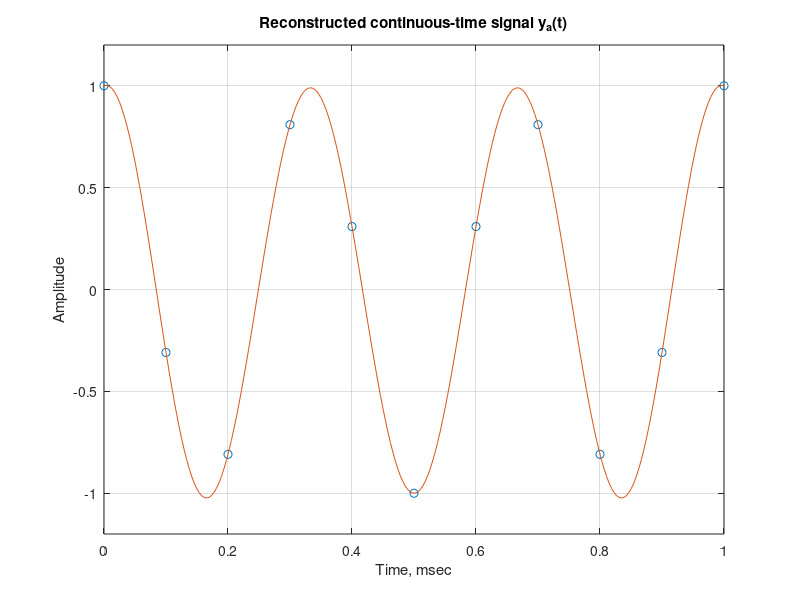

The MATLAB script that drew this image:
% Program P5_2
% Illustration of Aliasing Effect in the Time-Domain
% Program adapted from [Kra94] with permission from
% The Mathworks, Inc., Natick, MA.
clf;
T = 0.1;f = 13;
n = (0:T:1)';
xs = cos(2*pi*f*n);
t = linspace(-0.5,1.5,500)';
ya = sinc((1/T)*t(:,ones(size(n))) - (1/T)*n(:,ones(size(t)))')*xs;
plot(n,xs,'o',t,ya);grid;
xlabel('Time, msec');ylabel('Amplitude');
title('Reconstructed continuous-time signal y_{a}(t)');
axis([0  1  -1.2 1.2]);
